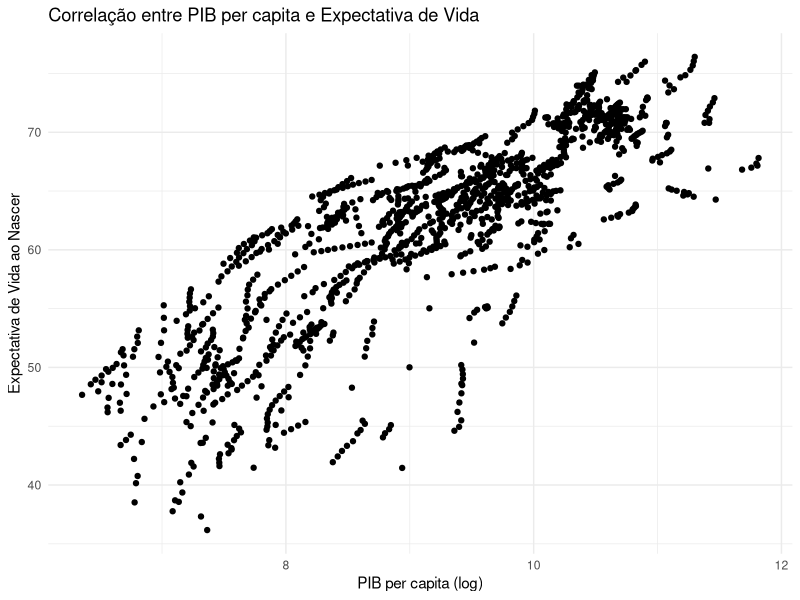
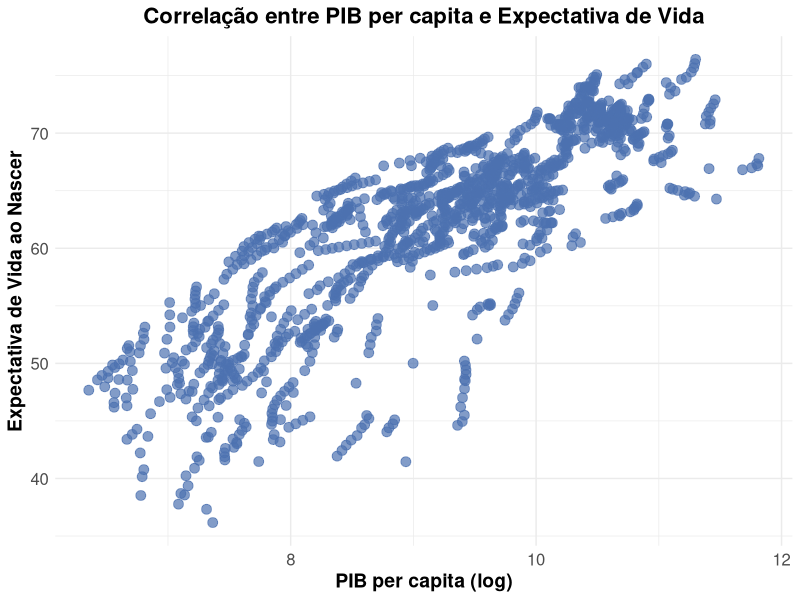
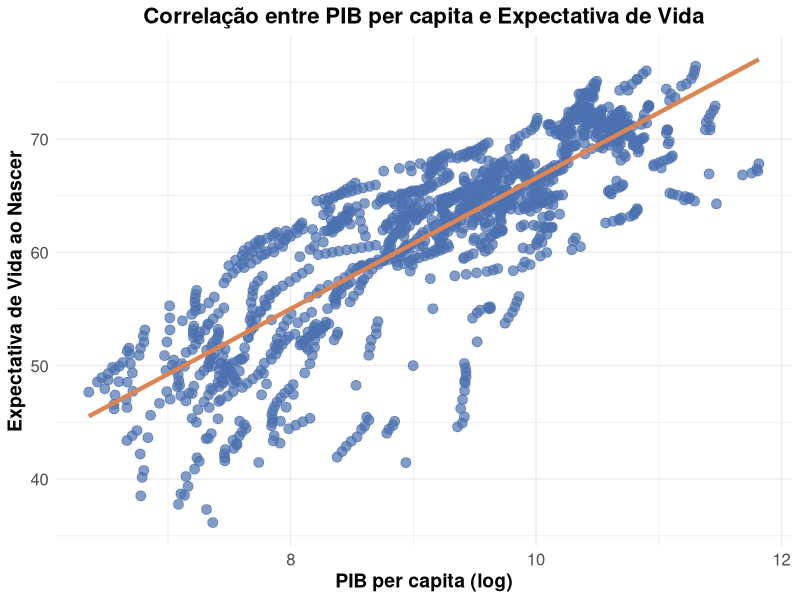
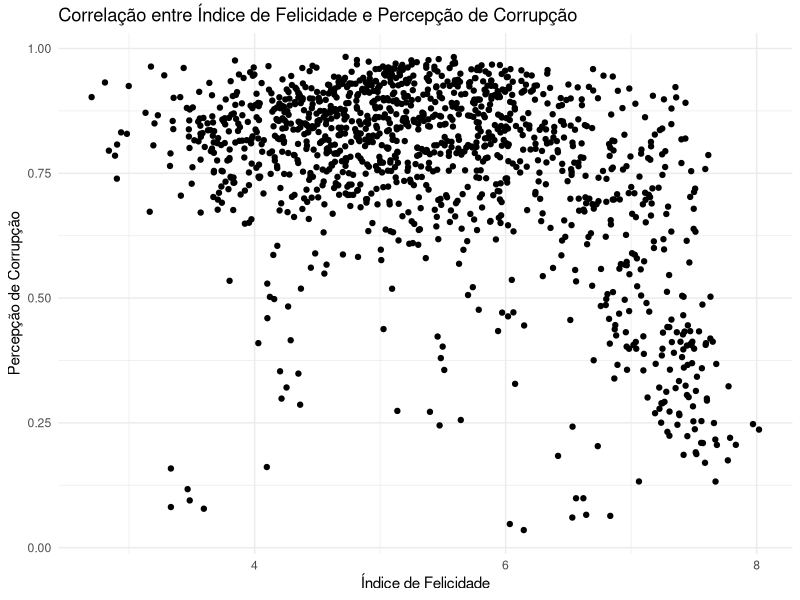
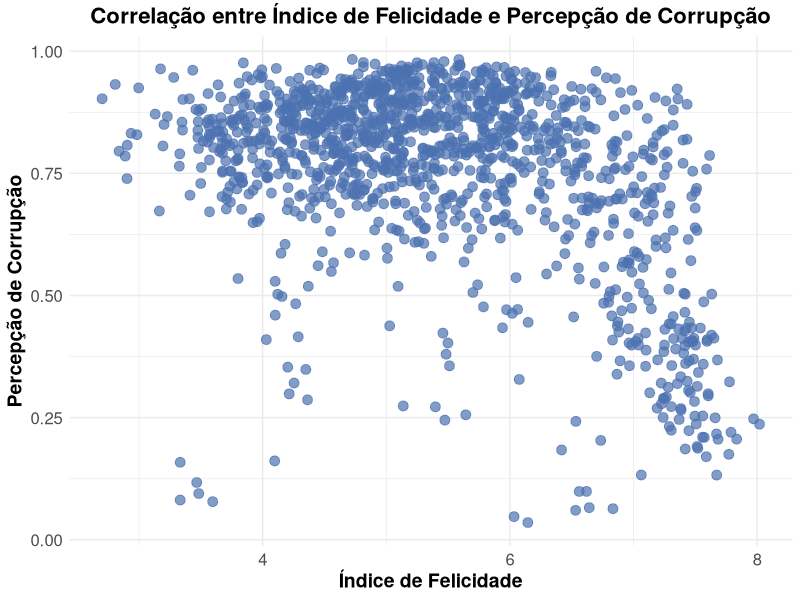
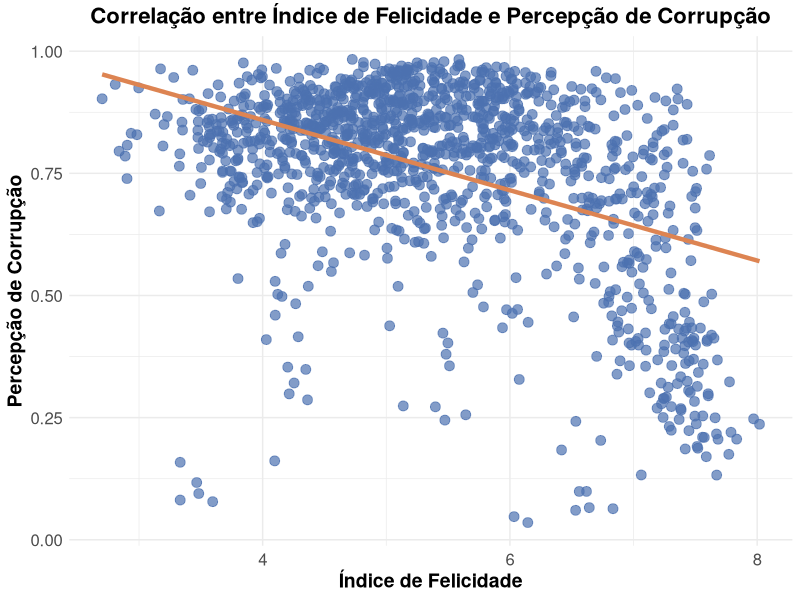
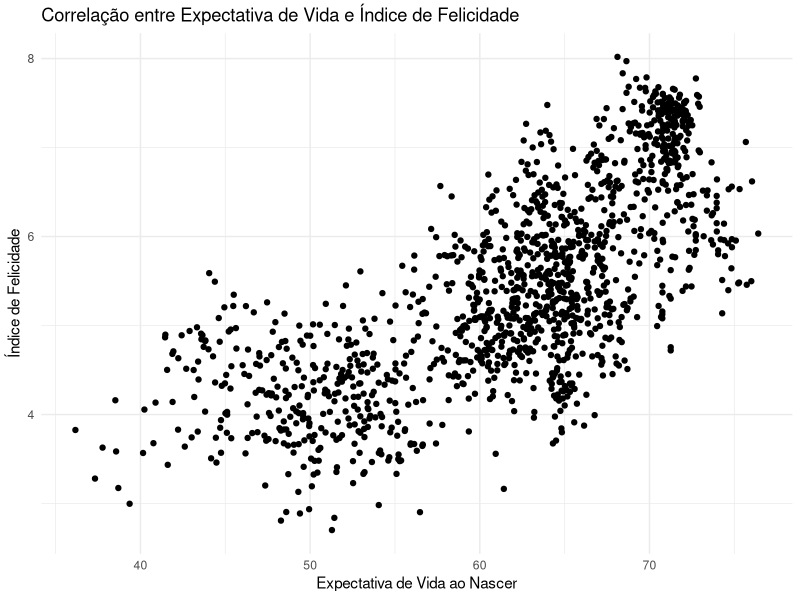
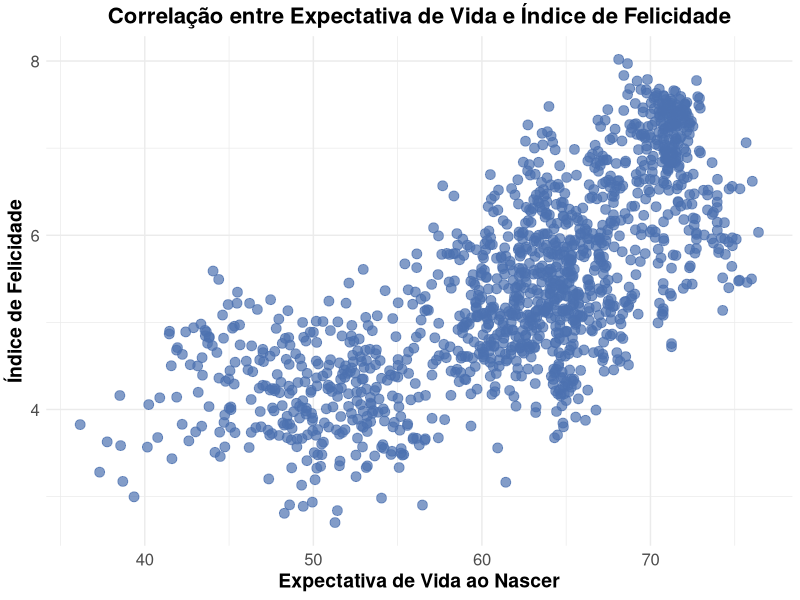

Reproduce these figures in R, in order.
####  Projeto  ####

# Configurando o diretório de trabalho
setwd("~/Desktop/DataScience/CienciaDeDados/1.Big-Data-Analytics-com-R-e-Microsoft-Azure-Machine-Learning/17.Mini-Projeto-1_-_Analise_Exploratoria_de_Dados_Socioeconomicos")
getwd()


## Carregando pacotes
library(tidyverse) # manipulação de dados
library(dplyr)     # manipulação de dados
library(corrplot)  # criar gráfico de mapa de correlação
library(ggplot2)   # criar outros gráficos (especificamente de dispersão)
library(caret)     # usado em tarefas de classificação e regressão para simplificar o processo de treinamento de modelos
library(openxlsx)


## Perguntas de Negócio

# Pergunta 1

# - O Aumento do PIB per capita de um país afeta positivamente a expectativa de vida dos cidadãos ao nascer?
#   Qual a correlação entre as duas variáveis ?

# Pergunta 2

# - Existe uma correlação entre a escala de vida e a conscientização do público em geral sobre a corrupção
#   nos negócios e no governo ? Qual a correlação entre essas duas variáveis ?

# Pergunta 3

# - O aumento na escala de vida tem algum efeito na média de felicidade entre o público em geral ?
#   Qual a relação entre essas duas variáveis ?

# Pergunta 4

# - O país com o menor índice de suporte social tem maior percepção de corrupção em relação às empresas e
#   ao governo no páis ?

# Pergunta 5

# - Pessoas generosas são mais felizes ?



## Carregando dados

dados <- read.xlsx("online-data-chapter-2-whr-2017.xlsx")
head(dados)
# View(dados)
  

## Análise Exploratória Geral dos Dados

# Renomeando Colunas
dados <- dados %>%
  rename(
    Codigo = WP5.Country,
    Pais = country,
    Ano = year,
    Indice_de_Felicidade = Life.Ladder,
    PIB_Log = Log.GDP.per.capita,
    Suporte_Social = Social.support,
    Expectativa_Saudavel_de_Vida_ao_Nascer = Healthy.life.expectancy.at.birth,
    Liberdade_para_Escolhas = Freedom.to.make.life.choices,
    Generosidade = Generosity,
    Percepcao_de_Corrupcao = Perceptions.of.corruption,
    Afeto_Positivo = Positive.affect,
    Afeto_Negativo = Negative.affect,
    Confianca_no_Governo = Confidence.in.national.government,
    Qualidade_Democratica = Democratic.Quality,
    Qualidade_Servicos_Publicos = Delivery.Quality,
    Desvio_Padrao_Indice_Felicidade_por_Pais_e_Ano = `Standard.deviation.of.ladder.by.country-year`,
    Razao_entre_Desvio_Padrao_e_Media_Do_Indice_de_Felicidade_por_Pais_e_Ano = `Standard.deviation/Mean.of.ladder.by.country-year`,
    Indice_GINI_World_Bank = `GINI.index.(World.Bank.estimate)`,
    Media_do_Indice_GINI_2000_a_2013 = `GINI.index.(World.Bank.estimate),.average.2000-13`,
    Indice_GINI_de_Renda_Domiciliar_por_Ano = `gini.of.household.income.reported.in.Gallup,.by.wp5-year`
  )
head(dados)

# verificando valores ausentes nas colunas
colSums(is.na(dados))

# Remover todas as linhas com dados NA na coluna PIB_Log
colSums(is.na(dados))
dados <- dados[complete.cases(dados$PIB_Log), ]

# Dimensões (nº de linhas e colunas)
dim(dados)

# Verificando tipos de dados
str(dados)

# Sumário estatístico
summary(dados)

# Selecione e converte apenas as variáveis do tipo caractere para tipo factor
colunas_chr <- sapply(dados, is.character)
dados <- mutate_if(dados, colunas_chr, as.factor)




## Pergunta 1

# - O Aumento do PIB per capita de um país afeta positivamente a expectativa de vida dos cidadãos ao nascer?
#   Qual a correlação entre as duas variáveis ?

# Análise Exploratória Específica
dados_1 <- dados %>% 
  select(Codigo,Pais,Ano,Indice_de_Felicidade,PIB_Log,Expectativa_Saudavel_de_Vida_ao_Nascer)

colSums(is.na(dados_1))
dados_1 <- na.omit(dados_1)
dados_1$Ano <- as.factor(dados_1$Ano)
summary(dados_1)




# Verificando a Correlação de Pearson entre duas variáveis
cor(dados_1$PIB_Log, dados_1$Expectativa_Saudavel_de_Vida_ao_Nascer, method = "pearson")  # 0.8331619
cor.test(dados_1$PIB_Log, dados_1$Expectativa_Saudavel_de_Vida_ao_Nascer, method = "pearson")

# - O valor de 0.83 está próximo a 1 o que indica uma forte correlação entre as duas variáveis.


# Criar gráfico de dispersão
ggplot(dados_1, aes(x = PIB_Log, y = Expectativa_Saudavel_de_Vida_ao_Nascer)) +
  geom_point() +
  labs(title = "Correlação entre PIB per capita e Expectativa de Vida",
       x = "PIB per capita (log)",
       y = "Expectativa de Vida ao Nascer") +
  theme_minimal()

# Criar gráfico de dispersão aprimorado
ggplot(dados_1, aes(x = PIB_Log, y = Expectativa_Saudavel_de_Vida_ao_Nascer)) +
  geom_point(color = "#4C72B0", size = 3, alpha = 0.7) +  # Define cor, tamanho e transparência dos pontos
  labs(title = "Correlação entre PIB per capita e Expectativa de Vida",
       x = "PIB per capita (log)",
       y = "Expectativa de Vida ao Nascer") +
  theme_minimal() +
  theme(plot.title = element_text(hjust = 0.5, size = 16, face = "bold"),  # Centraliza o título e ajusta a fonte
        axis.text = element_text(size = 12),  # Ajusta o tamanho do texto nos eixos
        axis.title = element_text(size = 14, face = "bold"))  # Ajusta o tamanho e a fonte dos títulos dos eixos

# Criar gráfico de dispersão com linha de correlação
ggplot(dados_1, aes(x = PIB_Log, y = Expectativa_Saudavel_de_Vida_ao_Nascer)) +
  geom_point(color = "#4C72B0", size = 3, alpha = 0.7) +
  geom_smooth(method = "lm", se = FALSE, color = "#DD8452", linewidth = 1.5) +  # Ajustado para "linewidth"
  labs(title = "Correlação entre PIB per capita e Expectativa de Vida",
       x = "PIB per capita (log)",
       y = "Expectativa de Vida ao Nascer") +
  theme_minimal() +
  theme(plot.title = element_text(hjust = 0.5, size = 16, face = "bold"),
        axis.text = element_text(size = 12),
        axis.title = element_text(size = 14, face = "bold"))




# Pergunta 2

# - Existe uma correlação entre a escala de vida e a conscientização do público em geral sobre a corrupção
#   nos negócios e no governo ? Qual a correlação entre essas duas variáveis ?

# Análise Exploratória Específica
dados_2 <- dados %>% 
  select(Codigo,Pais,Ano,Indice_de_Felicidade,Percepcao_de_Corrupcao)

colSums(is.na(dados_2))
dados_2 <- na.omit(dados_2)
dados_2$Ano <- as.factor(dados_2$Ano)

# Sumário estatístico
summary(dados_2)


# Verificando a Correlação de Pearson entre duas variáveis (Indice_de_Felicidade e Percepcao_de_Corrupcao)
cor(dados_2$Indice_de_Felicidade, dados_2$Percepcao_de_Corrupcao, method = "pearson")  # -0.4378447

# - O valor de -0.43 indica uma correlação negativa moderada entre as duas variáveis.
#   Isso significa que, em geral, à medida que o índice de felicidade aumenta, a percepção de corrupção tende a diminuir, e vice-versa.


# Criar gráfico de dispersão
ggplot(dados_2, aes(x = Indice_de_Felicidade, y = Percepcao_de_Corrupcao)) +
  geom_point() +
  labs(title = "Correlação entre Índice de Felicidade e Percepção de Corrupção",
       x = "Índice de Felicidade",
       y = "Percepção de Corrupção") +
  theme_minimal()

# Criar gráfico de dispersão aprimorado
ggplot(dados_2, aes(x = Indice_de_Felicidade, y = Percepcao_de_Corrupcao)) +
  geom_point(color = "#4C72B0", size = 3, alpha = 0.7) +
  labs(title = "Correlação entre Índice de Felicidade e Percepção de Corrupção",
       x = "Índice de Felicidade",
       y = "Percepção de Corrupção") +
  theme_minimal() +
  theme(plot.title = element_text(hjust = 0.5, size = 16, face = "bold"),
        axis.text = element_text(size = 12),
        axis.title = element_text(size = 14, face = "bold"))

# Criar gráfico de dispersão com linha de correlação
ggplot(dados_2, aes(x = Indice_de_Felicidade, y = Percepcao_de_Corrupcao)) +
  geom_point(color = "#4C72B0", size = 3, alpha = 0.7) +
  geom_smooth(method = "lm", se = FALSE, color = "#DD8452", linewidth = 1.5) +
  labs(title = "Correlação entre Índice de Felicidade e Percepção de Corrupção",
       x = "Índice de Felicidade",
       y = "Percepção de Corrupção") +
  theme_minimal() +
  theme(plot.title = element_text(hjust = 0.5, size = 16, face = "bold"),
        axis.text = element_text(size = 12),
        axis.title = element_text(size = 14, face = "bold"))




# Pergunta 3

# - O aumento na escala de vida tem algum efeito na média de felicidade entre o público em geral ?
#   Qual a relação entre essas duas variáveis ?

# Análise Exploratória Específica
dados_3 <- dados %>% 
  select(Codigo,Pais,Ano,Indice_de_Felicidade,Expectativa_Saudavel_de_Vida_ao_Nascer)

colSums(is.na(dados_3))
dados_3 <- na.omit(dados_3)
dados_3$Ano <- as.factor(dados_3$Ano)

# Sumário estatístico
summary(dados_3)

# Verificando a Correlação de Pearson entre duas variáveis (Indice_de_Felicidade e Percepcao_de_Corrupcao)
cor(dados_3$Indice_de_Felicidade, dados_3$Expectativa_Saudavel_de_Vida_ao_Nascer, method = "pearson")  # 0.724329

# - O valor de correlação de aproximadamente 0.724 indica uma correlação positiva forte entre essas duas variáveis.


# Criar gráfico de dispersão
ggplot(dados_3, aes(x = Expectativa_Saudavel_de_Vida_ao_Nascer, y = Indice_de_Felicidade)) +
  geom_point() +
  labs(title = "Correlação entre Expectativa de Vida e Índice de Felicidade",
       x = "Expectativa de Vida ao Nascer",
       y = "Índice de Felicidade") +
  theme_minimal()

# Criar gráfico de dispersão aprimorado
ggplot(dados_3, aes(x = Expectativa_Saudavel_de_Vida_ao_Nascer, y = Indice_de_Felicidade)) +
  geom_point(color = "#4C72B0", size = 3, alpha = 0.7) +
  labs(title = "Correlação entre Expectativa de Vida e Índice de Felicidade",
       x = "Expectativa de Vida ao Nascer",
       y = "Índice de Felicidade") +
  theme_minimal() +
  theme(plot.title = element_text(hjust = 0.5, size = 16, face = "bold"),
        axis.text = element_text(size = 12),
        axis.title = element_text(size = 14, face = "bold"))

# Criar gráfico de dispersão com linha de correlação
ggplot(dados_3, aes(x = Expectativa_Saudavel_de_Vida_ao_Nascer, y = Indice_de_Felicidade)) +
  geom_point(color = "#4C72B0", size = 3, alpha = 0.7) +
  geom_smooth(method = "lm", se = FALSE, color = "#DD8452", linewidth = 1.5) +
  labs(title = "Correlação entre Expectativa de Vida e Índice de Felicidade",
       x = "Expectativa de Vida ao Nascer",
       y = "Índice de Felicidade") +
  theme_minimal() +
  theme(plot.title = element_text(hjust = 0.5, size = 16, face = "bold"),
        axis.text = element_text(size = 12),
        axis.title = element_text(size = 14, face = "bold"))



# Pergunta 4

# - O país com o menor índice de suporte social tem maior percepção de corrupção em relação às empresas e
#   ao governo no páis ?

# Encontrar o índice do país com o menor índice de suporte social
indice_menor_suporte_social <- which.min(dados$Suporte_Social)

# Extrair informações sobre o país com o menor índice de suporte social
pais_menor_suporte_social <- dados[indice_menor_suporte_social, ]

# Exibir informações sobre o país
print(pais_menor_suporte_social)

# Extrair a percepção de corrupção desse país
percepcao_corrupcao_menor_suporte <- pais_menor_suporte_social$Percepcao_de_Corrupcao
percepcao_corrupcao_menor_suporte  # 0.859073

# Comparar a percepção de corrupção com a média das percepções de corrupção
media_perc_corrupcao <- mean(dados$Percepcao_de_Corrupcao, na.rm = TRUE)
media_perc_corrupcao  # 0.7556783

# Exibir a comparação
if (percepcao_corrupcao_menor_suporte > media_perc_corrupcao) {
  cat("O país com o menor índice de suporte social tem uma percepção de corrupção maior do que a média.")
} else {
  cat("O país com o menor índice de suporte social não tem uma percepção de corrupção maior do que a média.")
}

